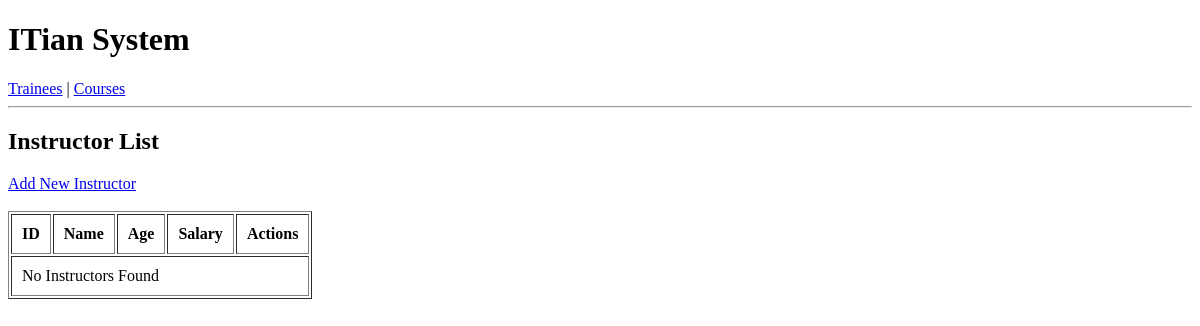
/instructor/list/, run on an earlier commit of the app's database.
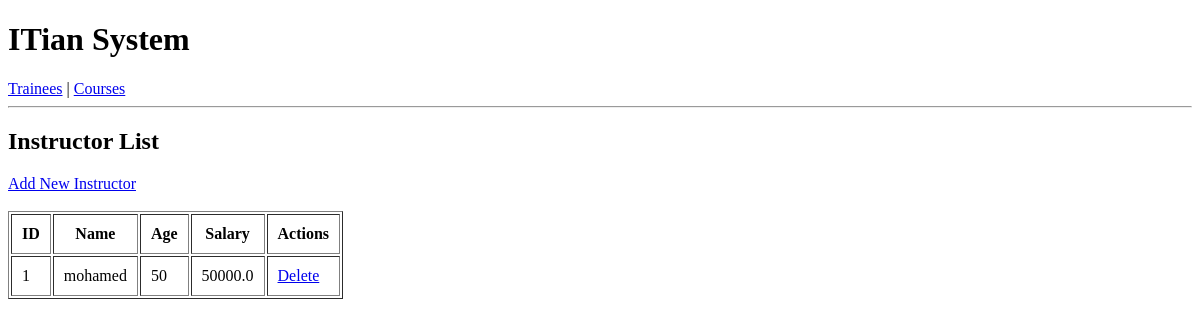
And on a later commit of the database.
### instructor/models.py (models this page shows, shortened)
class Instructor(models.Model):
    name = models.CharField(max_length=100)
    age = models.IntegerField()
    salary = models.FloatField()

### instructor/views.py (the view)
def instructorList(request):
    instructors = Instructor.objects.all()
    context = {
        'instructors': instructors
    }
    return render(
        request,
        'instructor/list.html',
        context)

### templates/instructor/list.html
 {% extends 'base.html' %}
{% block content %}
<h2>Instructor List</h2>
<a href="/instructor/add/"> Add New Instructor</a>
<br><br>
<table border="1" cellpadding="10">
    <tr>
        <th>ID</th>
        <th>Name</th>
        <th>Age</th>
        <th>Salary</th>
        <th>Actions</th>
    </tr>
    {% for i in instructors %}
    <tr>
        <td>{{ i.id }}</td>
        <td>{{ i.name }}</td>
        <td>{{ i.age }}</td>
        <td>{{ i.salary }}</td>
        <td>
            <a href="/instructor/delete/{{ i.id }}/">Delete</a>
        </td>
    </tr>
    {% empty %}
    <tr>
        <td colspan="5">No Instructors Found</td>
    </tr>
    {% endfor %}
</table>
{% endblock %}

### templates/base.html (shortened to what this page needs)
 <!DOCTYPE html>
<html lang="ar">
<head>
</head>
<body>
    <h1>ITian System</h1>
    <nav>
        <a href="{% url 'trainee:trainee_list' %}">Trainees</a> |
        <a href="{% url 'course:course_list' %}">Courses</a>
    </nav>
    <hr>
    {% block content %}{% endblock %}
</body>
</html>

What changed in the data, as far as the page shows it:
added Instructor: id "1", name "mohamed", age "50", salary "50000.0"
Also different on the page:
text no longer shown: "No Instructors Found"
